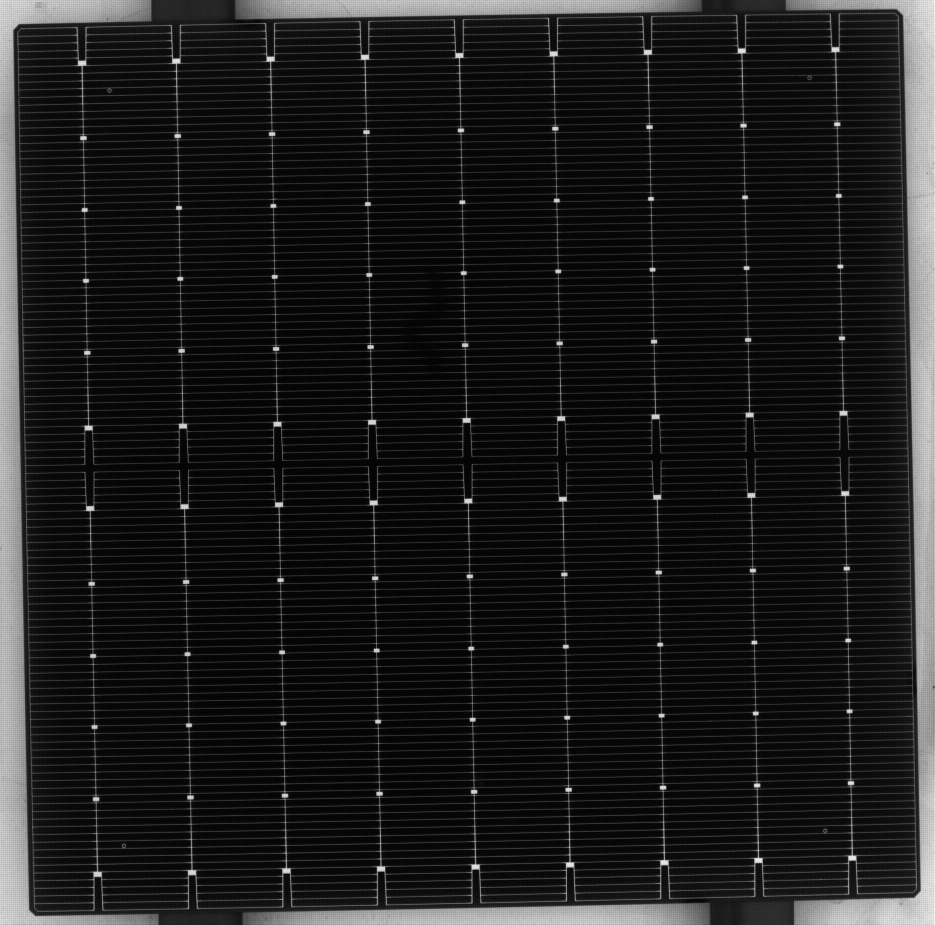
#> input picture test_erode_2/1.jpg, 2803 x 2773 px, found by its file name (shown at 1/3 size)
$ python pixel.py
#> lines starting #> are read from the running program, lines starting #| are printed output that depends on the picture
import argparse
import cv2

# ap = argparse.ArgumentParser()
# ap.add_argument("-i","--image",required=True,
#               help = "path to input image")
# args = vars(ap.parse_args)

image = cv2.imread(r"C:\Users\yzgua\Desktop\bat\pic\1.jpg")
#> image is the input picture: shape (2773, 2803, 3); min 0, max 255, mean 28.3

cv2.namedWindow('demo', 0)
cv2.imshow("demo", image)
cv2.waitKey(0)
cv2.destroyAllWindows()

(h, w) = image.shape[:2]
#> h = 2773; w = 2803
print("height: {}".format(h))
#| height: 2773

(b, g, r) = image[0,0]
#> b = 242; g = 242; r = 242
print("bgr of the image: {}{}{}".format(b,g,r))
#| bgr of the image: 242242242


(cX, cY) = (w//2, h//2)
#> cX = 1401; cY = 1386

tr = image[0:cY, cX:w]
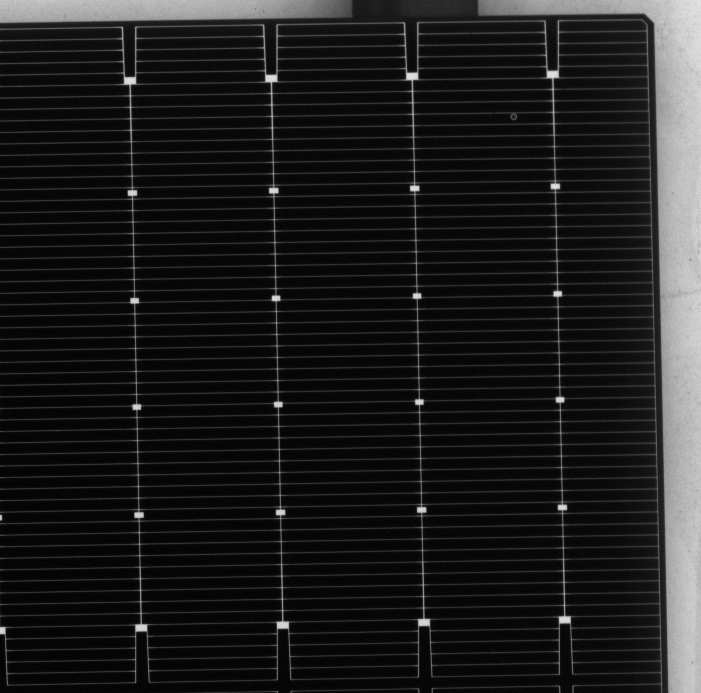
#> tr: shape (1386, 1402, 3) (shown at 1/2 size); min 0, max 255, mean 29.1


cv2.imshow("tr", tr)
cv2.resizeWindow('tr', 600, 500)
cv2.waitKey(0)
cv2.destroyAllWindows()

$ run again, with test_erode_2/2.jpg copied over test_erode_2/1.jpg
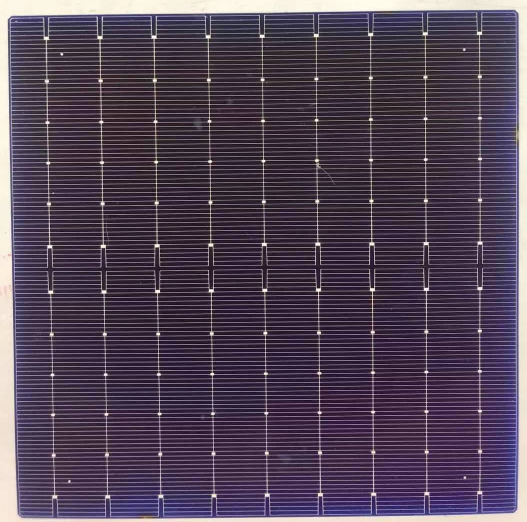
#> input picture test_erode_2/2.jpg, 1054 x 1044 px, found by its file name (shown at 1/2 size)
#> image is the input picture: shape (1044, 1054, 3); mean B, G, R 86.9, 68.6, 82.3
#| height: 1044
#> b = 232; g = 248; r = 255
#| bgr of the image: 232248255
#> `tr = image[0:cY, cX:w]`:
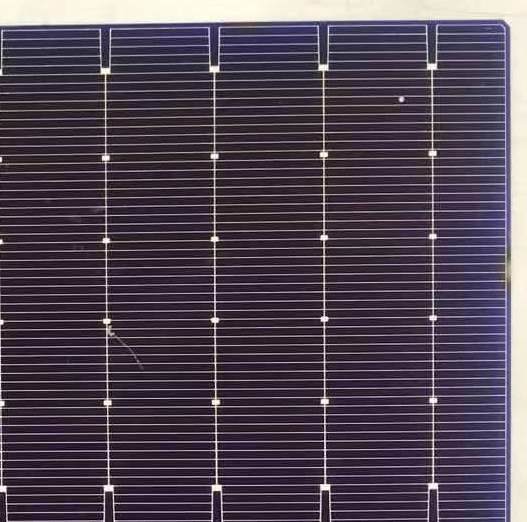
#> tr: shape (522, 527, 3); mean B, G, R 83.3, 69.9, 80.6

$ run again, with test_erode_2/4.jpg copied over test_erode_2/1.jpg
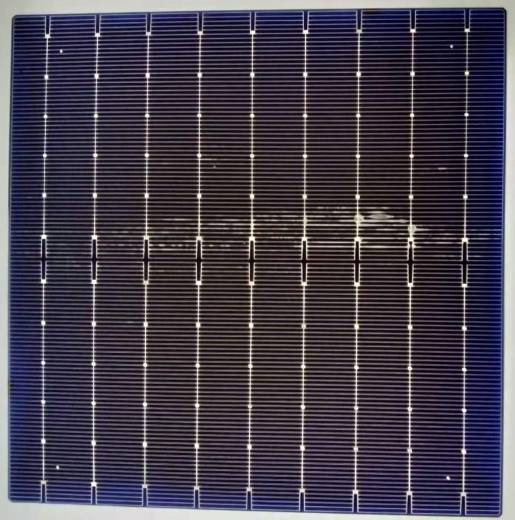
#> input picture test_erode_2/4.jpg, 1029 x 1040 px, found by its file name (shown at 1/2 size)
#> image is the input picture: shape (1040, 1029, 3); mean B, G, R 77.3, 63.8, 70
#| height: 1040
#> b = 169; g = 177; r = 176
#| bgr of the image: 169177176
#> `tr = image[0:cY, cX:w]`:
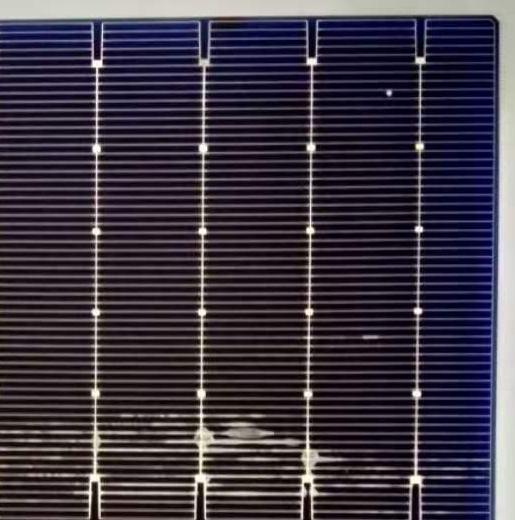
#> tr: shape (520, 515, 3); mean B, G, R 67.5, 55.5, 62.2
